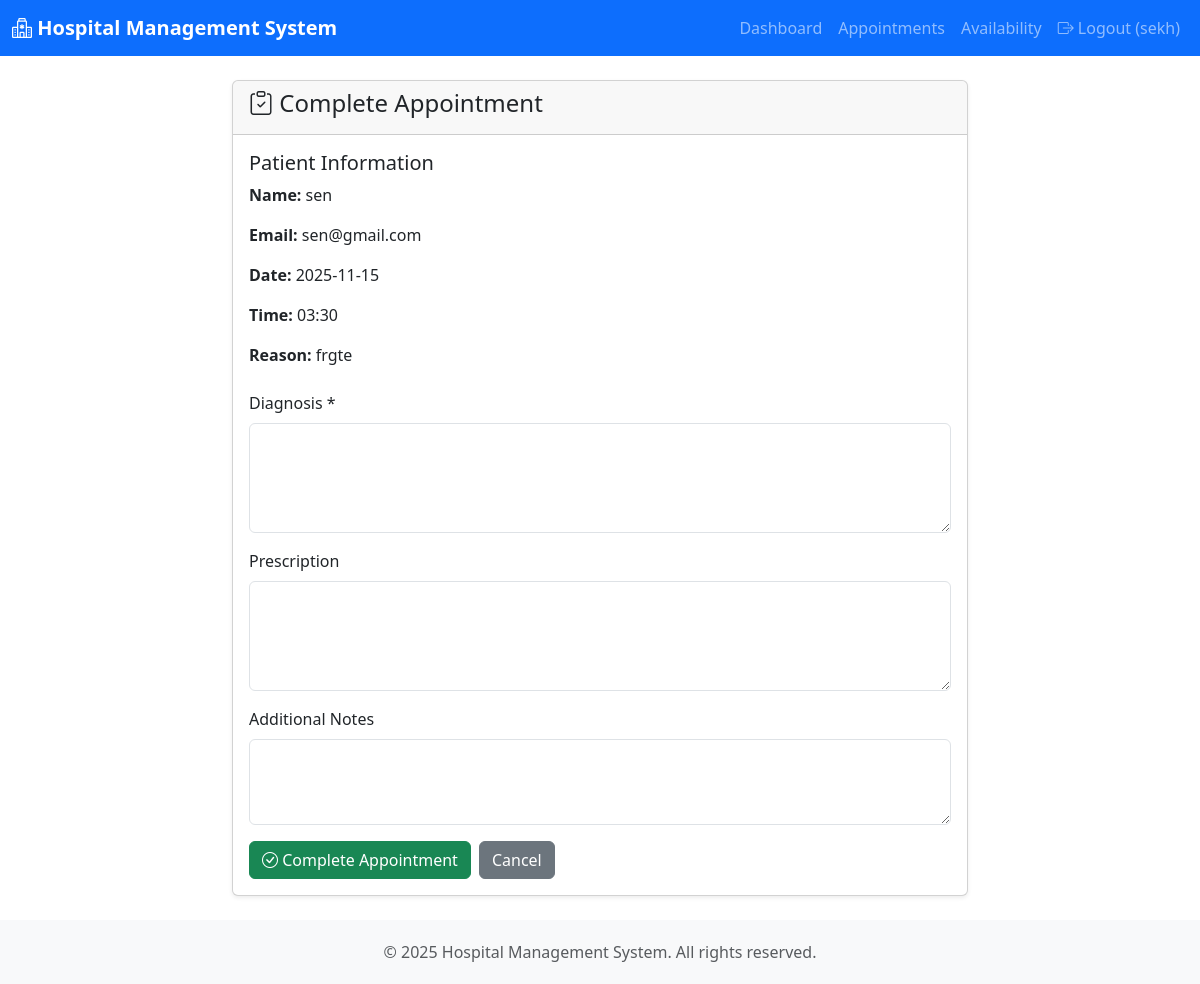
Screenshot of /doctor/appointment/complete/1 (signed in) with the database file from the repository.
### models.py (models this page shows, shortened)
class User(db.Model):
    __tablename__ = 'users'
    id = db.Column(db.Integer, primary_key=True)
    name = db.Column(db.String(100), nullable=False)
    email = db.Column(db.String(120), unique=True, nullable=False)
    password_hash = db.Column(db.String(255), nullable=False)
    role = db.Column(db.String(20), nullable=False)
    phone = db.Column(db.String(15))
    address = db.Column(db.Text)
    date_of_birth = db.Column(db.Date)
    gender = db.Column(db.String(10))
    created_at = db.Column(db.DateTime, default=datetime.utcnow)
    is_active = db.Column(db.Boolean, default=True)
    department_id = db.Column(db.Integer, db.ForeignKey('departments.id'))
    department = db.relationship('Department', backref='doctors')

class Appointment(db.Model):
    __tablename__ = 'appointments'
    id = db.Column(db.Integer, primary_key=True)
    patient_id = db.Column(db.Integer, db.ForeignKey('users.id'), nullable=False)
    doctor_id = db.Column(db.Integer, db.ForeignKey('users.id'), nullable=False)
    date = db.Column(db.Date, nullable=False)
    time = db.Column(db.Time, nullable=False)
    status = db.Column(db.String(20), default='Pending')
    reason = db.Column(db.Text)
    created_at = db.Column(db.DateTime, default=datetime.utcnow)
    patient = db.relationship('User', foreign_keys=[patient_id], backref='patient_appointments')
    doctor = db.relationship('User', foreign_keys=[doctor_id], backref='doctor_appointments')
    treatment = db.relationship('Treatment', backref='appointment', uselist=False, cascade='all, delete-orphan')

### app.py (the view, shortened to what this page needs)
@app.route('/doctor/appointment/complete/<int:appointment_id>', methods=['GET', 'POST'])
@role_required('Doctor')
def doctor_complete_appointment(appointment_id):
    appointment = Appointment.query.get_or_404(appointment_id)
    if appointment.doctor_id != session['user_id']:
        flash('Unauthorized access.', 'danger')
        return redirect(url_for('doctor_dashboard'))
    return render_template('doctor/complete_appointment.html', appointment=appointment)

### app.py (called while the page is built)
def role_required(role):
    def decorator(f):
        @wraps(f)
        def decorated_function(*args, **kwargs):
            if 'user_id' not in session:
                flash('Please log in to access this page.', 'warning')
                return redirect(url_for('login'))
            user = User.query.get(session['user_id'])
            if not user or user.role != role:
                flash('You do not have permission to access this page.', 'danger')
                return redirect(url_for('index'))
            return f(*args, **kwargs)
        return decorated_function
    return decorator

### templates/doctor/complete_appointment.html (shortened to what this page needs)
{% extends "base.html" %}
{% block content %}
<div class="container">
    <div class="row justify-content-center">
        <div class="col-md-8">
            <div class="card">
                <div class="card-header">
                    <h4><i class="bi bi-clipboard-check"></i> Complete Appointment</h4>
                </div>
                <div class="card-body">
                    <div class="mb-4">
                        <h5>Patient Information</h5>
                        <p><strong>Name:</strong> {{ appointment.patient.name }}</p>
                        <p><strong>Email:</strong> {{ appointment.patient.email }}</p>
                        <p><strong>Date:</strong> {{ appointment.date.strftime('%Y-%m-%d') }}</p>
                        <p><strong>Time:</strong> {{ appointment.time.strftime('%H:%M') }}</p>
                        <p><strong>Reason:</strong> {{ appointment.reason or 'N/A' }}</p>
                    </div>
                    <form method="POST">
                        <div class="mb-3">
                            <label for="diagnosis" class="form-label">Diagnosis *</label>
                            <textarea class="form-control" id="diagnosis" name="diagnosis" rows="4" required></textarea>
                        </div>
                        <div class="mb-3">
                            <label for="prescription" class="form-label">Prescription</label>
                            <textarea class="form-control" id="prescription" name="prescription" rows="4"></textarea>
                        </div>
                        <div class="mb-3">
                            <label for="notes" class="form-label">Additional Notes</label>
                            <textarea class="form-control" id="notes" name="notes" rows="3"></textarea>
                        </div>
                        <div class="d-flex gap-2">
                            <button type="submit" class="btn btn-success">
                                <i class="bi bi-check-circle"></i> Complete Appointment
                            </button>
                            <a href="{{ url_for('doctor_appointments') }}" class="btn btn-secondary">Cancel</a>
                        </div>
                    </form>
                </div>
            </div>
        </div>
    </div>
</div>
{% endblock %}

### templates/base.html (shortened to what this page needs)
<!DOCTYPE html>
<html lang="en">
<head>
    <link href="https://cdn.jsdelivr.net/npm/bootstrap@5.3.0/dist/css/bootstrap.min.css" rel="stylesheet">
    <link rel="stylesheet" href="https://cdn.jsdelivr.net/npm/bootstrap-icons@1.11.0/font/bootstrap-icons.css">
</head>
<body>
    <nav class="navbar navbar-expand-lg navbar-dark bg-primary">
        <div class="container-fluid">
            <a class="navbar-brand" href="{{ url_for('index') }}">
                <i class="bi bi-hospital"></i> Hospital Management System
            </a>
            <div class="collapse navbar-collapse" id="navbarNav">
                <ul class="navbar-nav ms-auto">
                    {% if session.user_id %}
                        {% if session.user_role == 'Admin' %}
                            <li class="nav-item">
                                <a class="nav-link" href="{{ url_for('admin_dashboard') }}">Dashboard</a>
                            </li>
                            <li class="nav-item">
                                <a class="nav-link" href="{{ url_for('admin_doctors') }}">Doctors</a>
                            </li>
                            <li class="nav-item">
                                <a class="nav-link" href="{{ url_for('admin_patients') }}">Patients</a>
                            </li>
                            <li class="nav-item">
                                <a class="nav-link" href="{{ url_for('admin_appointments') }}">Appointments</a>
                            </li>
                        {% elif session.user_role == 'Doctor' %}
                            <li class="nav-item">
                                <a class="nav-link" href="{{ url_for('doctor_dashboard') }}">Dashboard</a>
                            </li>
                            <li class="nav-item">
                                <a class="nav-link" href="{{ url_for('doctor_appointments') }}">Appointments</a>
                            </li>
                            <li class="nav-item">
                                <a class="nav-link" href="{{ url_for('doctor_availability') }}">Availability</a>
                            </li>
                        {% endif %}
                        <li class="nav-item">
                            <a class="nav-link" href="{{ url_for('logout') }}">
                                <i class="bi bi-box-arrow-right"></i> Logout ({{ session.user_name }})
                            </a>
                        </li>
                    {% endif %}
                </ul>
            </div>
        </div>
    </nav>
    <div class="main-content">
        <div class="container-fluid mt-4">
            {% block content %}{% endblock %}
        </div>
    </div>
    <footer class="text-center text-muted">
        <div class="container">
            <p class="mb-0">&copy; 2025 Hospital Management System. All rights reserved.</p>
        </div>
    </footer>
</body>
</html>

### templates/base.html (style rules this page uses)
body { min-height: 100vh; display: flex; flex-direction: column; }
.navbar-brand { font-weight: bold; }
.main-content { flex: 1; }
footer { background-color: #f8f9fa; padding: 20px 0; margin-top: auto; }
.card { box-shadow: 0 0.125rem 0.25rem rgba(0,0,0,0.075); margin-bottom: 1.5rem; }

### rows the page displays
User: user_name "sekh"
User: patient.name "sen", patient.email "sen@gmail.com"
Appointment: date "2025-11-15", time "03:30", reason "frgte"
